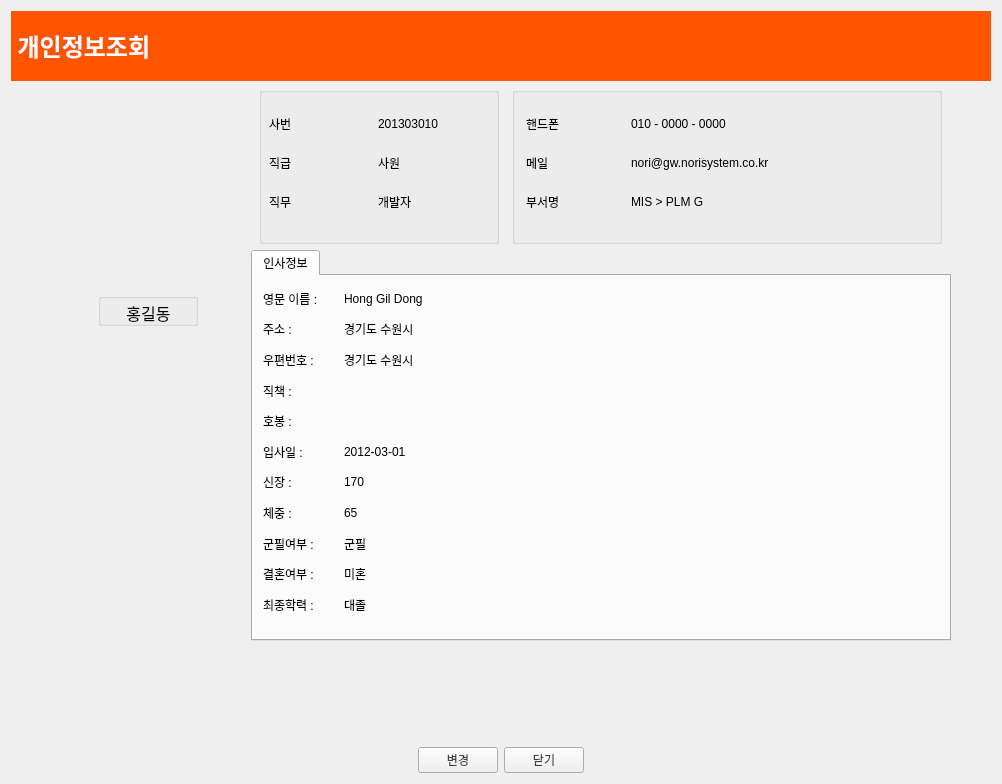
  <widget class="QWidget" name="empinfo">
   <layout class="QVBoxLayout" name="verticalLayout">
    <item>
     <layout class="QVBoxLayout" name="empinfolayout">
      <item>
       <layout class="QHBoxLayout" name="horizontalLayout_2" stretch="5">
        <property name="spacing">
         <number>0</number>
        </property>
        <item>
         <widget class="QLabel" name="label_2">
          <property name="sizePolicy">
           <sizepolicy hsizetype="Expanding" vsizetype="Preferred">
            <horstretch>0</horstretch>
            <verstretch>0</verstretch>
           </sizepolicy>
          </property>
          <property name="minimumSize">
           <size>
            <width>0</width>
            <height>70</height>
           </size>
          </property>
          <property name="maximumSize">
           <size>
            <width>16777215</width>
            <height>70</height>
           </size>
          </property>
          <property name="styleSheet">
           <string notr="true">background-color: #ff5500;
color white;</string>
          </property>
          <property name="text">
           <string>&lt;html&gt;&lt;head/&gt;&lt;body&gt;&lt;p&gt;&lt;span style=&quot; font-size:18pt; font-weight:600; color:#ffffff;&quot;&gt; 개인정보조회&lt;/span&gt;&lt;/p&gt;&lt;/body&gt;&lt;/html&gt;</string>
          </property>
         </widget>
        </item>
       </layout>
      </item>
      <item>
       <layout class="QHBoxLayout" name="horizontalLayout">
        <item>
         <spacer name="horizontalSpacer_2">
          <property name="orientation">
           <enum>Qt::Horizontal</enum>
          </property>
          <property name="sizeHint" stdset="0">
           <size>
            <width>40</width>
            <height>20</height>
           </size>
          </property>
         </spacer>
        </item>
        <item>
         <layout class="QHBoxLayout" name="horizontalLayout_5" stretch="0">
          <item>
           <layout class="QVBoxLayout" name="verticalLayout_9" stretch="0,7,0,2">
            <property name="spacing">
             <number>15</number>
            </property>
            <item>
             <spacer name="verticalSpacer">
              <property name="orientation">
               <enum>Qt::Vertical</enum>
              </property>
              <property name="sizeHint" stdset="0">
               <size>
                <width>20</width>
                <height>40</height>
               </size>
              </property>
             </spacer>
            </item>
            <item>
             <widget class="QLabel" name="pic">
              <property name="minimumSize">
               <size>
                <width>194</width>
                <height>151</height>
               </size>
              </property>
              <property name="maximumSize">
               <size>
                <width>194</width>
                <height>151</height>
               </size>
              </property>
              <property name="text">
               <string/>
              </property>
              <property name="pixmap">
               <pixmap>unknown.png</pixmap>
              </property>
              <property name="alignment">
               <set>Qt::AlignCenter</set>
              </property>
             </widget>
            </item>
            <item>
             <layout class="QHBoxLayout" name="horizontalLayout_13" stretch="1,3,1">
              <item>
               <spacer name="horizontalSpacer_9">
                <property name="orientation">
                 <enum>Qt::Horizontal</enum>
                </property>
                <property name="sizeType">
                 <enum>QSizePolicy::Fixed</enum>
                </property>
                <property name="sizeHint" stdset="0">
                 <size>
                  <width>40</width>
                  <height>20</height>
                 </size>
                </property>
               </spacer>
              </item>
              <item>
               <widget class="QGroupBox" name="groupBox_17">
                <property name="minimumSize">
                 <size>
                  <width>100</width>
                  <height>33</height>
                 </size>
                </property>
                <property name="maximumSize">
                 <size>
                  <width>100</width>
                  <height>33</height>
                 </size>
                </property>
                <property name="title">
                 <string/>
                </property>
                <property name="alignment">
                 <set>Qt::AlignCenter</set>
                </property>
                <widget class="QLabel" name="namekor">
                 <property name="geometry">
                  <rect>
                   <x>0</x>
                   <y>0</y>
                   <width>101</width>
                   <height>40</height>
                  </rect>
                 </property>
                 <property name="minimumSize">
                  <size>
                   <width>0</width>
                   <height>40</height>
                  </size>
                 </property>
                 <property name="maximumSize">
                  <size>
                   <width>16777215</width>
                   <height>40</height>
                  </size>
                 </property>
                 <property name="text">
                  <string>&lt;html&gt;&lt;head/&gt;&lt;body&gt;&lt;p&gt;&lt;span style=&quot; font-size:12pt;&quot;&gt;홍길동&lt;/span&gt;&lt;/p&gt;&lt;/body&gt;&lt;/html&gt;</string>
                 </property>
                 <property name="alignment">
                  <set>Qt::AlignCenter</set>
                 </property>
                </widget>
               </widget>
              </item>
              <item>
               <spacer name="horizontalSpacer_10">
                <property name="orientation">
                 <enum>Qt::Horizontal</enum>
                </property>
                <property name="sizeType">
                 <enum>QSizePolicy::Fixed</enum>
                </property>
                <property name="sizeHint" stdset="0">
                 <size>
                  <width>40</width>
                  <height>20</height>
                 </size>
                </property>
               </spacer>
              </item>
             </layout>
            </item>
            <item>
             <spacer name="verticalSpacer_3">
              <property name="orientation">
               <enum>Qt::Vertical</enum>
              </property>
              <property name="sizeHint" stdset="0">
               <size>
                <width>20</width>
                <height>40</height>
               </size>
              </property>
             </spacer>
            </item>
           </layout>
          </item>
         </layout>
        </item>
        <item>
         <layout class="QVBoxLayout" name="verticalLayout_10" stretch="0,1,2,0">
          <item>
           <layout class="QHBoxLayout" name="horizontalLayout_14"/>
          </item>
          <item>
           <layout class="QHBoxLayout" name="horizontalLayout_15" stretch="11,20">
            <property name="spacing">
             <number>5</number>
            </property>
            <item>
             <widget class="QGroupBox" name="groupBox_18">
              <property name="minimumSize">
               <size>
                <width>240</width>
                <height>157</height>
               </size>
              </property>
              <property name="maximumSize">
               <size>
                <width>240</width>
                <height>157</height>
               </size>
              </property>
              <property name="title">
               <string/>
              </property>
              <widget class="QWidget" name="gridLayoutWidget_7">
               <property name="geometry">
                <rect>
                 <x>10</x>
                 <y>20</y>
                 <width>211</width>
                 <height>111</height>
                </rect>
               </property>
               <layout class="QGridLayout" name="gridLayout_10">
                <item row="2" column="1">
                 <widget class="QLabel" name="position">
                  <property name="text">
                   <string>개발자</string>
                  </property>
                 </widget>
                </item>
                <item row="0" column="1">
                 <widget class="QLabel" name="empnum">
                  <property name="text">
                   <string>201303010</string>
                  </property>
                 </widget>
                </item>
                <item row="2" column="0">
                 <widget class="QLabel" name="label_80">
                  <property name="text">
                   <string>직무</string>
                  </property>
                 </widget>
                </item>
                <item row="0" column="0">
                 <widget class="QLabel" name="label_76">
                  <property name="text">
                   <string>사번</string>
                  </property>
                 </widget>
                </item>
                <item row="1" column="0">
                 <widget class="QLabel" name="label_86">
                  <property name="text">
                   <string>직급</string>
                  </property>
                 </widget>
                </item>
                <item row="1" column="1">
                 <widget class="QLabel" name="emprank">
                  <property name="text">
                   <string>사원</string>
                  </property>
                 </widget>
                </item>
               </layout>
              </widget>
             </widget>
            </item>
            <item>
             <widget class="QGroupBox" name="groupBox_19">
              <property name="minimumSize">
               <size>
                <width>430</width>
                <height>157</height>
               </size>
              </property>
              <property name="maximumSize">
               <size>
                <width>430</width>
                <height>157</height>
               </size>
              </property>
              <property name="title">
               <string/>
              </property>
              <widget class="QWidget" name="gridLayoutWidget_8">
               <property name="geometry">
                <rect>
                 <x>14</x>
                 <y>20</y>
                 <width>401</width>
                 <height>111</height>
                </rect>
               </property>
               <layout class="QGridLayout" name="gridLayout_11" columnstretch="1,3">
                <item row="1" column="0">
                 <widget class="QLabel" name="label_82">
                  <property name="text">
                   <string>메일</string>
                  </property>
                 </widget>
                </item>
                <item row="1" column="1">
                 <widget class="QLabel" name="mail">
                  <property name="text">
                   <string>nori@gw.norisystem.co.kr</string>
                  </property>
                 </widget>
                </item>
                <item row="0" column="0">
                 <widget class="QLabel" name="label_84">
                  <property name="text">
                   <string>핸드폰</string>
                  </property>
                 </widget>
                </item>
                <item row="0" column="1">
                 <widget class="QLabel" name="phone">
                  <property name="text">
                   <string>010 - 0000 - 0000</string>
                  </property>
                 </widget>
                </item>
                <item row="2" column="0">
                 <widget class="QLabel" name="label_77">
                  <property name="text">
                   <string>부서명</string>
                  </property>
                 </widget>
                </item>
                <item row="2" column="1">
                 <widget class="QLabel" name="dept">
                  <property name="text">
                   <string>MIS &gt; PLM G</string>
                  </property>
                 </widget>
                </item>
               </layout>
              </widget>
             </widget>
            </item>
           </layout>
          </item>
          <item alignment="Qt::AlignHCenter">
           <widget class="QWidget" name="widget_2" native="true">
            <property name="minimumSize">
             <size>
              <width>700</width>
              <height>391</height>
             </size>
            </property>
            <property name="maximumSize">
             <size>
              <width>700</width>
              <height>391</height>
             </size>
            </property>
            <widget class="QTabWidget" name="tabWidget">
             <property name="geometry">
              <rect>
               <x>0</x>
               <y>0</y>
               <width>700</width>
               <height>391</height>
              </rect>
             </property>
             <property name="sizePolicy">
              <sizepolicy hsizetype="Expanding" vsizetype="Expanding">
               <horstretch>0</horstretch>
               <verstretch>0</verstretch>
              </sizepolicy>
             </property>
             <property name="minimumSize">
              <size>
               <width>695</width>
               <height>391</height>
              </size>
             </property>
             <property name="maximumSize">
              <size>
               <width>700</width>
               <height>391</height>
              </size>
             </property>
             <property name="currentIndex">
              <number>0</number>
             </property>
             <widget class="QWidget" name="tab_37">
              <property name="maximumSize">
               <size>
                <width>16777215</width>
                <height>16777215</height>
               </size>
              </property>
              <attribute name="title">
               <string>인사정보</string>
              </attribute>
              <widget class="QWidget" name="gridLayoutWidget_40">
               <property name="geometry">
                <rect>
                 <x>10</x>
                 <y>10</y>
                 <width>671</width>
                 <height>331</height>
                </rect>
               </property>
               <layout class="QGridLayout" name="gridLayout_42" columnstretch="1,0">
                <item row="5" column="0">
                 <widget class="QLabel" name="label_392">
                  <property name="sizePolicy">
                   <sizepolicy hsizetype="Minimum" vsizetype="Minimum">
                    <horstretch>0</horstretch>
                    <verstretch>0</verstretch>
                   </sizepolicy>
                  </property>
                  <property name="minimumSize">
                   <size>
                    <width>75</width>
                    <height>20</height>
                   </size>
                  </property>
                  <property name="maximumSize">
                   <size>
                    <width>75</width>
                    <height>16777215</height>
                   </size>
                  </property>
                  <property name="text">
                   <string>입사일 :</string>
                  </property>
                 </widget>
                </item>
                <item row="3" column="1">
                 <widget class="QLabel" name="work_pos">
                  <property name="text">
                   <string/>
                  </property>
                 </widget>
                </item>
                <item row="1" column="0">
                 <widget class="QLabel" name="label_389">
                  <property name="sizePolicy">
                   <sizepolicy hsizetype="Minimum" vsizetype="Minimum">
                    <horstretch>0</horstretch>
                    <verstretch>0</verstretch>
                   </sizepolicy>
                  </property>
                  <property name="minimumSize">
                   <size>
                    <width>75</width>
                    <height>20</height>
                   </size>
                  </property>
                  <property name="maximumSize">
                   <size>
                    <width>75</width>
                    <height>16777215</height>
                   </size>
                  </property>
                  <property name="text">
                   <string>주소 : </string>
                  </property>
                 </widget>
                </item>
                <item row="0" column="0">
                 <widget class="QLabel" name="label_385">
                  <property name="sizePolicy">
                   <sizepolicy hsizetype="Minimum" vsizetype="Minimum">
                    <horstretch>0</horstretch>
                    <verstretch>0</verstretch>
                   </sizepolicy>
                  </property>
                  <property name="minimumSize">
                   <size>
                    <width>75</width>
                    <height>20</height>
                   </size>
                  </property>
                  <property name="maximumSize">
                   <size>
                    <width>75</width>
                    <height>16777215</height>
                   </size>
                  </property>
                  <property name="text">
                   <string>영문 이름 :</string>
                  </property>
                 </widget>
                </item>
                <item row="4" column="1">
                 <widget class="QLabel" name="sal">
                  <property name="text">
                   <string/>
                  </property>
                 </widget>
                </item>
                <item row="6" column="1">
                 <widget class="QLabel" name="height">
                  <property name="sizePolicy">
                   <sizepolicy hsizetype="Minimum" vsizetype="Minimum">
                    <horstretch>0</horstretch>
                    <verstretch>0</verstretch>
                   </sizepolicy>
                  </property>
                  <property name="minimumSize">
                   <size>
                    <width>352</width>
                    <height>20</height>
                   </size>
                  </property>
                  <property name="text">
                   <string>170</string>
                  </property>
                 </widget>
                </item>
                <item row="0" column="1">
                 <widget class="QLabel" name="nameeng">
                  <property name="sizePolicy">
                   <sizepolicy hsizetype="Minimum" vsizetype="Minimum">
                    <horstretch>0</horstretch>
                    <verstretch>0</verstretch>
                   </sizepolicy>
                  </property>
                  <property name="minimumSize">
                   <size>
                    <width>352</width>
                    <height>20</height>
                   </size>
                  </property>
                  <property name="text">
                   <string>Hong Gil Dong</string>
                  </property>
                 </widget>
                </item>
                <item row="1" column="1">
                 <widget class="QLabel" name="address">
                  <property name="sizePolicy">
                   <sizepolicy hsizetype="Minimum" vsizetype="Minimum">
                    <horstretch>0</horstretch>
                    <verstretch>0</verstretch>
                   </sizepolicy>
                  </property>
                  <property name="minimumSize">
                   <size>
                    <width>352</width>
                    <height>20</height>
                   </size>
                  </property>
                  <property name="text">
                   <string>경기도 수원시</string>
                  </property>
                 </widget>
                </item>
                <item row="5" column="1">
                 <widget class="QLabel" name="joindate">
                  <property name="sizePolicy">
                   <sizepolicy hsizetype="Minimum" vsizetype="Minimum">
                    <horstretch>0</horstretch>
                    <verstretch>0</verstretch>
                   </sizepolicy>
                  </property>
                  <property name="minimumSize">
                   <size>
                    <width>352</width>
                    <height>20</height>
                   </size>
                  </property>
                  <property name="text">
                   <string>2012-03-01</string>
                  </property>
                 </widget>
                </item>
                <item row="6" column="0">
                 <widget class="QLabel" name="label_397">
                  <property name="sizePolicy">
                   <sizepolicy hsizetype="Minimum" vsizetype="Minimum">
                    <horstretch>0</horstretch>
                    <verstretch>0</verstretch>
                   </sizepolicy>
                  </property>
                  <property name="minimumSize">
                   <size>
                    <width>75</width>
                    <height>20</height>
                   </size>
                  </property>
                  <property name="maximumSize">
                   <size>
                    <width>75</width>
                    <height>16777215</height>
                   </size>
                  </property>
                  <property name="text">
                   <string>신장 :</string>
                  </property>
                 </widget>
                </item>
                <item row="3" column="0">
                 <widget class="QLabel" name="label_400">
                  <property name="sizePolicy">
                   <sizepolicy hsizetype="Minimum" vsizetype="Minimum">
                    <horstretch>0</horstretch>
                    <verstretch>0</verstretch>
                   </sizepolicy>
                  </property>
                  <property name="minimumSize">
                   <size>
                    <width>75</width>
                    <height>20</height>
                   </size>
                  </property>
                  <property name="maximumSize">
                   <size>
                    <width>75</width>
                    <height>16777215</height>
                   </size>
                  </property>
                  <property name="text">
                   <string>직책 :</string>
                  </property>
                 </widget>
                </item>
                <item row="10" column="1">
                 <widget class="QLabel" name="lastedu">
                  <property name="sizePolicy">
                   <sizepolicy hsizetype="Minimum" vsizetype="Minimum">
                    <horstretch>0</horstretch>
                    <verstretch>0</verstretch>
                   </sizepolicy>
                  </property>
                  <property name="minimumSize">
                   <size>
                    <width>352</width>
                    <height>20</height>
                   </size>
                  </property>
                  <property name="text">
                   <string>대졸</string>
                  </property>
                 </widget>
                </item>
                <item row="4" column="0">
                 <widget class="QLabel" name="label_388">
                  <property name="sizePolicy">
                   <sizepolicy hsizetype="Minimum" vsizetype="Minimum">
                    <horstretch>0</horstretch>
                    <verstretch>0</verstretch>
                   </sizepolicy>
                  </property>
                  <property name="minimumSize">
                   <size>
                    <width>75</width>
                    <height>20</height>
                   </size>
                  </property>
                  <property name="maximumSize">
                   <size>
                    <width>75</width>
                    <height>16777215</height>
                   </size>
                  </property>
                  <property name="text">
                   <string>호봉 :</string>
                  </property>
                 </widget>
                </item>
                <item row="10" column="0">
                 <widget class="QLabel" name="label_391">
                  <property name="sizePolicy">
                   <sizepolicy hsizetype="Minimum" vsizetype="Minimum">
                    <horstretch>0</horstretch>
                    <verstretch>0</verstretch>
                   </sizepolicy>
                  </property>
                  <property name="minimumSize">
                   <size>
                    <width>75</width>
                    <height>20</height>
                   </size>
                  </property>
                  <property name="maximumSize">
                   <size>
                    <width>75</width>
                    <height>16777215</height>
                   </size>
                  </property>
                  <property name="text">
                   <string>최종학력 :</string>
                  </property>
                 </widget>
                </item>
                <item row="8" column="0">
                 <widget class="QLabel" name="label_399">
                  <property name="sizePolicy">
                   <sizepolicy hsizetype="Minimum" vsizetype="Minimum">
                    <horstretch>0</horstretch>
                    <verstretch>0</verstretch>
                   </sizepolicy>
                  </property>
                  <property name="minimumSize">
                   <size>
                    <width>75</width>
                    <height>20</height>
                   </size>
                  </property>
                  <property name="maximumSize">
                   <size>
                    <width>75</width>
                    <height>16777215</height>
                   </size>
                  </property>
                  <property name="text">
                   <string>군필여부 :</string>
                  </property>
                 </widget>
                </item>
                <item row="7" column="1">
                 <widget class="QLabel" name="weight">
                  <property name="sizePolicy">
                   <sizepolicy hsizetype="Minimum" vsizetype="Minimum">
                    <horstretch>0</horstretch>
                    <verstretch>0</verstretch>
                   </sizepolicy>
                  </property>
                  <property name="minimumSize">
                   <size>
                    <width>352</width>
                    <height>20</height>
                   </size>
                  </property>
                  <property name="text">
                   <string>65</string>
                  </property>
                 </widget>
                </item>
                <item row="7" column="0">
                 <widget class="QLabel" name="label_401">
                  <property name="sizePolicy">
                   <sizepolicy hsizetype="Minimum" vsizetype="Minimum">
                    <horstretch>0</horstretch>
                    <verstretch>0</verstretch>
                   </sizepolicy>
                  </property>
                  <property name="minimumSize">
                   <size>
                    <width>75</width>
                    <height>20</height>
                   </size>
                  </property>
                  <property name="maximumSize">
                   <size>
                    <width>75</width>
                    <height>16777215</height>
                   </size>
                  </property>
                  <property name="text">
                   <string>체중 :</string>
                  </property>
                 </widget>
                </item>
                <item row="9" column="1">
                 <widget class="QLabel" name="marry">
                  <property name="sizePolicy">
                   <sizepolicy hsizetype="Minimum" vsizetype="Minimum">
                    <horstretch>0</horstretch>
                    <verstretch>0</verstretch>
                   </sizepolicy>
                  </property>
                  <property name="minimumSize">
                   <size>
                    <width>352</width>
                    <height>20</height>
                   </size>
                  </property>
                  <property name="text">
                   <string>미혼</string>
                  </property>
                 </widget>
                </item>
                <item row="9" column="0">
                 <widget class="QLabel" name="label_386">
                  <property name="sizePolicy">
                   <sizepolicy hsizetype="Minimum" vsizetype="Minimum">
                    <horstretch>0</horstretch>
                    <verstretch>0</verstretch>
                   </sizepolicy>
                  </property>
                  <property name="minimumSize">
                   <size>
                    <width>75</width>
                    <height>20</height>
                   </size>
                  </property>
                  <property name="maximumSize">
                   <size>
                    <width>75</width>
                    <height>16777215</height>
                   </size>
                  </property>
                  <property name="text">
                   <string>결혼여부 :</string>
                  </property>
                 </widget>
                </item>
                <item row="8" column="1">
                 <widget class="QLabel" name="militay">
                  <property name="sizePolicy">
                   <sizepolicy hsizetype="Minimum" vsizetype="Minimum">
                    <horstretch>0</horstretch>
                    <verstretch>0</verstretch>
                   </sizepolicy>
                  </property>
                  <property name="minimumSize">
                   <size>
                    <width>352</width>
                    <height>20</height>
                   </size>
                  </property>
                  <property name="text">
                   <string>군필</string>
                  </property>
                 </widget>
                </item>
                <item row="2" column="0">
                 <widget class="QLabel" name="label_390">
                  <property name="sizePolicy">
                   <sizepolicy hsizetype="Minimum" vsizetype="Minimum">
                    <horstretch>0</horstretch>
                    <verstretch>0</verstretch>
                   </sizepolicy>
                  </property>
                  <property name="minimumSize">
                   <size>
                    <width>75</width>
                    <height>20</height>
                   </size>
                  </property>
                  <property name="maximumSize">
                   <size>
                    <width>75</width>
                    <height>16777215</height>
                   </size>
                  </property>
                  <property name="text">
                   <string>우편번호 : </string>
                  </property>
                 </widget>
                </item>
                <item row="2" column="1">
                 <widget class="QLabel" name="addressnum">
                  <property name="sizePolicy">
                   <sizepolicy hsizetype="Minimum" vsizetype="Minimum">
                    <horstretch>0</horstretch>
                    <verstretch>0</verstretch>
                   </sizepolicy>
                  </property>
                  <property name="minimumSize">
                   <size>
                    <width>352</width>
                    <height>20</height>
                   </size>
                  </property>
                  <property name="text">
                   <string>경기도 수원시</string>
                  </property>
                 </widget>
                </item>
               </layout>
              </widget>
             </widget>
            </widget>
           </widget>
          </item>
          <item>
           <spacer name="verticalSpacer_2">
            <property name="orientation">
             <enum>Qt::Vertical</enum>
            </property>
            <property name="sizeType">
             <enum>QSizePolicy::Maximum</enum>
            </property>
            <property name="sizeHint" stdset="0">
             <size>
              <width>20</width>
              <height>100</height>
             </size>
            </property>
           </spacer>
          </item>
         </layout>
        </item>
        <item>
         <spacer name="horizontalSpacer_3">
          <property name="orientation">
           <enum>Qt::Horizontal</enum>
          </property>
          <property name="sizeHint" stdset="0">
           <size>
            <width>40</width>
            <height>20</height>
           </size>
          </property>
         </spacer>
        </item>
       </layout>
      </item>
      <item>
       <layout class="QHBoxLayout" name="horizontalLayout_10">
        <property name="spacing">
         <number>6</number>
        </property>
        <item>
         <spacer name="horizontalSpacer_14">
          <property name="orientation">
           <enum>Qt::Horizontal</enum>
          </property>
          <property name="sizeHint" stdset="0">
           <size>
            <width>40</width>
            <height>20</height>
           </size>
          </property>
         </spacer>
        </item>
        <item>
         <widget class="QPushButton" name="listChgbtn">
          <property name="styleSheet">
           <string notr="true">color: #404040;</string>
          </property>
          <property name="text">
           <string>변경</string>
          </property>
         </widget>
        </item>
        <item>
         <widget class="QPushButton" name="cnlBtn">
          <property name="styleSheet">
           <string notr="true">color: #404040;</string>
          </property>
          <property name="text">
           <string>닫기</string>
          </property>
         </widget>
        </item>
        <item>
         <spacer name="horizontalSpacer_21">
          <property name="orientation">
           <enum>Qt::Horizontal</enum>
          </property>
          <property name="sizeHint" stdset="0">
           <size>
            <width>40</width>
            <height>20</height>
           </size>
          </property>
         </spacer>
        </item>
       </layout>
      </item>
     </layout>
    </item>
   </layout>
  </widget>
